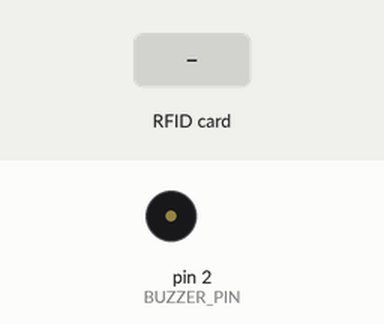
The sketch below on a simulated Arduino Uno, built with avr-gcc and run on an emulated ATmega328P. Shown: buzzer (waves = sounding, pin HIGH). Inputs (shaded band) come from the test bench. Pins used as bus, display or sensor lines are not drawn; what the sketch prints to the serial monitor is not drawn.

Above: at 1.2 s.
1.3 s: RFID card 5E 7A 19 C4 held to the reader
Timing chart, 0 to 4.3 s (numbered marks = the images above; inputs shaded):
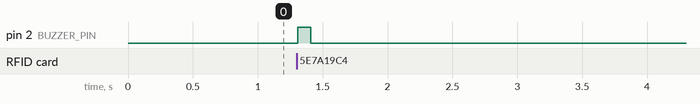

The sketch:

sketch_may14a.ino
```cpp
#include <SPI.h>
#include <MFRC522.h>

#define RST_PIN 9    // Configurable, see typical pin layout above
#define SS_PIN 10    // Configurable, see typical pin layout above
#define BUZZER_PIN 2 // Pin where the buzzer is connected

MFRC522 mfrc522(SS_PIN, RST_PIN); // Create MFRC522 instance

void setup() {
  Serial.begin(9600);   // Initialize serial communications
  SPI.begin();          // Init SPI bus
  mfrc522.PCD_Init();   // Init MFRC522
  pinMode(BUZZER_PIN, OUTPUT); // Set buzzer pin as output
  Serial.println("Scan an RFID tag to see the UID...");
}

void loop() {
  // Look for new cards
  if (!mfrc522.PICC_IsNewCardPresent()) {
    return;
  }

  // Select one of the cards
  if (!mfrc522.PICC_ReadCardSerial()) {
    return;
  }

  // Print the UID of the card
  Serial.print("UID tag: ");
  String uidString = "";
  for (byte i = 0; i < mfrc522.uid.size; i++) {
    Serial.print(mfrc522.uid.uidByte[i] < 0x10 ? " 0" : " ");
    Serial.print(mfrc522.uid.uidByte[i], HEX);
    uidString += String(mfrc522.uid.uidByte[i], HEX);
  }
  Serial.println();

  // Beep the buzzer
  beepBuzzer(100); // Beep for 100 ms

  delay(1000); // Wait a second before scanning again
}

void beepBuzzer(int duration) {
  digitalWrite(BUZZER_PIN, HIGH);
  delay(duration);
  digitalWrite(BUZZER_PIN, LOW);
}
```

Measured:
- after the input at 1.3 s, pin 2 (BUZZER_PIN): LOW → HIGH at once, → LOW 0.10 s later
